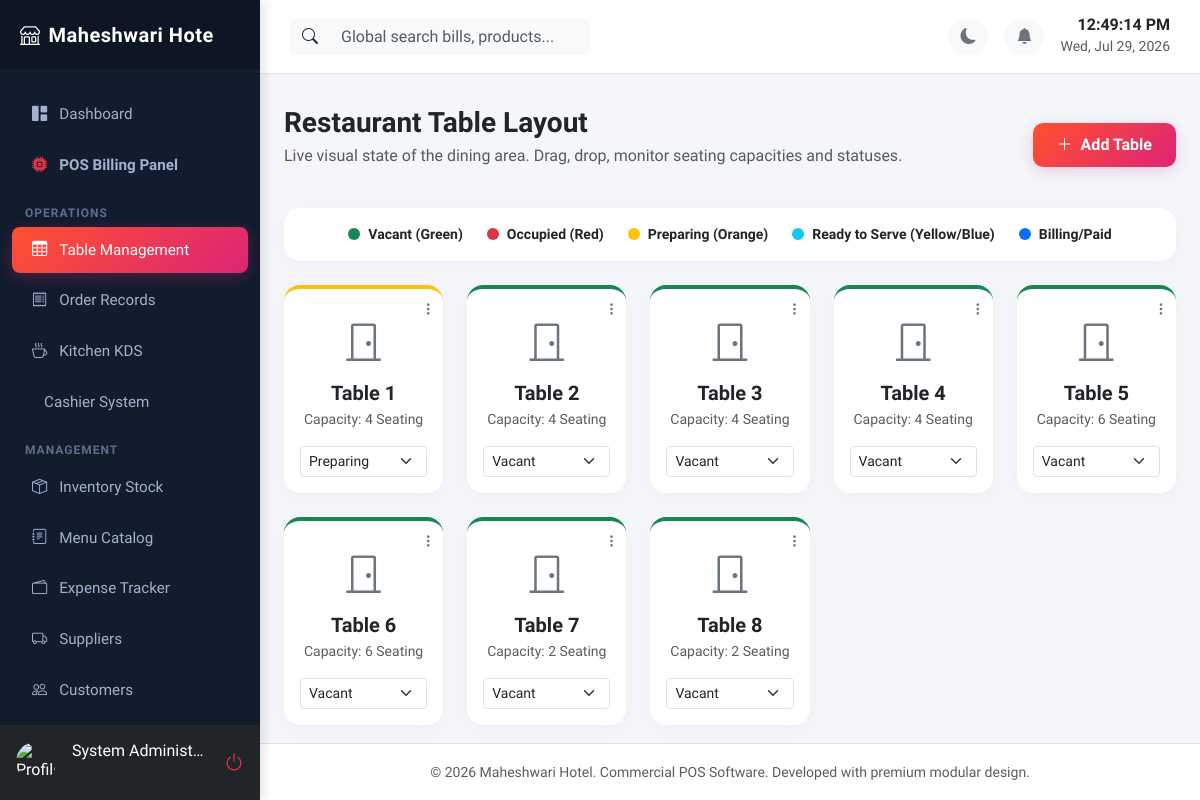
The app's page /tables (signed in) with its own data.
### app/models/__init__.py (models this page shows, shortened)
class RestaurantSetting(db.Model):
    __tablename__ = 'restaurant_settings'
    id = db.Column(db.Integer, primary_key=True)
    key = db.Column(db.String(100), unique=True, nullable=False)
    value = db.Column(db.Text, nullable=True)

class User(db.Model, UserMixin):
    __tablename__ = 'users'
    id = db.Column(db.Integer, primary_key=True)
    employee_id = db.Column(db.String(50), unique=True, nullable=False)
    username = db.Column(db.String(80), unique=True, nullable=False)
    password_hash = db.Column(db.String(200), nullable=False)
    name = db.Column(db.String(120), nullable=False)
    email = db.Column(db.String(120), unique=True, nullable=True)
    mobile = db.Column(db.String(15), nullable=True)
    role = db.Column(db.String(50), nullable=False, default='Cashier') # Admin, Manager, Cashier, Waiter, Kitchen, Store Manager
    permissions = db.Column(db.Text, nullable=True) # JSON stored as string for custom permission flags
    status = db.Column(db.String(20), default='Active') # Active, Disabled
    photo = db.Column(db.String(250), nullable=True)
    joining_date = db.Column(db.Date, nullable=True)
    shift = db.Column(db.String(50), nullable=True) # Day, Night, Evening
    fingerprint_enabled = db.Column(db.Boolean, default=False)
    credentials = db.relationship('WebAuthnCredential', backref='user', lazy=True, cascade='all, delete-orphan')
    attendances = db.relationship('Attendance', backref='user', lazy=True, cascade='all, delete-orphan')
    activity_logs = db.relationship('ActivityLog', backref='user', lazy=True)
    def has_permission(self, permission):
        if self.role == 'Admin':
            return True
        perms = self.get_permissions_list()
        return permission in perms

class RestaurantTable(db.Model):
    __tablename__ = 'restaurant_tables'
    id = db.Column(db.Integer, primary_key=True)
    table_number = db.Column(db.String(20), unique=True, nullable=False)
    capacity = db.Column(db.Integer, default=4)
    status = db.Column(db.String(20), default='Vacant') # Vacant, Occupied, Preparing, Ready, Billing, Paid
    orders = db.relationship('Order', backref='table_rel', lazy=True)

### app/routes/table.py (the view)
@table_bp.route('/tables')
@login_required
@permission_required('tables')
def layout():
    tables = RestaurantTable.query.all()
    form = RestaurantTableForm()
    return render_template('table/layout.html', tables=tables, form=form)

### app/forms/__init__.py
class RestaurantTableForm(FlaskForm):
    table_number = StringField('Table Number/Name', validators=[DataRequired(), Length(max=20)])
    capacity = IntegerField('Seating Capacity', default=4, validators=[DataRequired()])
    status = SelectField('Status', choices=[
        ('Vacant', 'Vacant (Green)'),
        ('Occupied', 'Occupied (Red)'),
        ('Preparing', 'Preparing (Orange)'),
        ('Ready', 'Ready (Yellow)'),
        ('Billing', 'Billing (Purple)'),
        ('Paid', 'Paid (Blue)')
    ], default='Vacant')
    submit = SubmitField('Save Table')

### app/utils/helpers.py (called while the page is built)
def get_setting(key, default=None):
    try:
        setting = RestaurantSetting.query.filter_by(key=key).first()
        if setting:
            return setting.value
        return default
    except Exception as e:
        print(f"Error fetching setting {key}: {e}")
        return default

### app/templates/table/layout.html (shortened to what this page needs)
{% extends "base.html" %}
{% block content %}
<div class="d-flex align-items-center justify-content-between mb-4">
    <div>
        <h3 class="fw-bold mb-1">Restaurant Table Layout</h3>
        <p class="text-muted">Live visual state of the dining area. Drag, drop, monitor seating capacities and statuses.</p>
    </div>
    <button class="btn btn-gradient" data-bs-toggle="modal" data-bs-target="#addTableModal"><i class="bi bi-plus-lg me-2"></i>Add Table</button>
</div>
<div class="card card-custom p-3 mb-4">
    <div class="d-flex flex-wrap gap-4 align-items-center justify-content-center">
        <div class="d-flex align-items-center gap-2">
            <span class="d-inline-block rounded-circle bg-success" style="width: 12px; height: 12px;"></span>
            <small class="fw-bold">Vacant (Green)</small>
        </div>
        <div class="d-flex align-items-center gap-2">
            <span class="d-inline-block rounded-circle bg-danger" style="width: 12px; height: 12px;"></span>
            <small class="fw-bold">Occupied (Red)</small>
        </div>
        <div class="d-flex align-items-center gap-2">
            <span class="d-inline-block rounded-circle bg-warning" style="width: 12px; height: 12px;"></span>
            <small class="fw-bold">Preparing (Orange)</small>
        </div>
        <div class="d-flex align-items-center gap-2">
            <span class="d-inline-block rounded-circle bg-info" style="width: 12px; height: 12px;"></span>
            <small class="fw-bold">Ready to Serve (Yellow/Blue)</small>
        </div>
        <div class="d-flex align-items-center gap-2">
            <span class="d-inline-block rounded-circle bg-primary" style="width: 12px; height: 12px;"></span>
            <small class="fw-bold">Billing/Paid</small>
        </div>
    </div>
</div>
<div class="row row-cols-2 row-cols-sm-3 row-cols-md-4 row-cols-xl-5 g-4">
    {% for table in tables %}
    <div class="col">
        <div class="card card-custom p-3 text-center h-100 position-relative border-top border-4
            {% if table.status == 'Vacant' %}border-success
            {% elif table.status == 'Occupied' %}border-danger
            {% elif table.status in ['Preparing', 'Ready'] %}border-warning
            {% else %}border-primary{% endif %}">
            <div class="position-absolute top-0 end-0 p-2">
                <div class="dropdown">
                    <button class="btn btn-link btn-sm text-secondary p-0 border-0" type="button" data-bs-toggle="dropdown"><i class="bi bi-three-dots-vertical"></i></button>
                </div>
            </div>
            <div class="fs-1 text-secondary my-2">
                <i class="bi bi-door-closed"></i>
            </div>
            <h5 class="fw-bold mb-1">{{ table.table_number }}</h5>
            <p class="text-muted small mb-3">Capacity: {{ table.capacity }} Seating</p>
            <select class="form-select form-select-sm" onchange="changeTableStatus({{ table.id }}, this.value)">
                <option value="Vacant" {% if table.status == 'Vacant' %}selected{% endif %}>Vacant</option>
                <option value="Preparing" {% if table.status == 'Preparing' %}selected{% endif %}>Preparing</option>
            </select>
        </div>
    </div>
    {% endfor %}
</div>
{% endblock %}

### app/templates/base.html (shortened to what this page needs)
<!DOCTYPE html>
<html lang="en" data-bs-theme="light">
<head>
    <link href="https://cdn.jsdelivr.net/npm/bootstrap@5.3.1/dist/css/bootstrap.min.css" rel="stylesheet">
    <link href="https://cdn.jsdelivr.net/npm/bootstrap-icons@1.10.5/font/bootstrap-icons.css" rel="stylesheet">
    <link href="https://cdn.jsdelivr.net/npm/sweetalert2@11.7.27/dist/sweetalert2.min.css" rel="stylesheet">
    <link href="https://cdn.datatables.net/1.13.6/css/dataTables.bootstrap5.min.css" rel="stylesheet">
</head>
<body>
    <div id="sidebar" class="d-flex flex-column">
        <div class="logo d-flex align-items-center justify-content-between">
            <span><i class="bi bi-shop me-2"></i>{{ restaurant_name[:15] }}</span>
        </div>
        <div class="flex-grow-1 mt-3">
            <a href="{{ url_for('dashboard.index') }}" class="nav-link {% if request.endpoint == 'dashboard.index' %}active{% endif %}">
                <i class="bi bi-grid-1x2-fill"></i> Dashboard
            </a>
            {% if current_user.has_permission('orders') %}
            <a href="{{ url_for('orders.pos_interface') }}" class="nav-link {% if request.endpoint == 'orders.pos_interface' %}active{% endif %}">
                <i class="bi bi-cpu-fill text-danger"></i> <b>POS Billing Panel</b>
            </a>
            {% endif %}
            <div class="nav-header">Operations</div>
            {% if current_user.has_permission('tables') %}
            <a href="{{ url_for('tables.layout') }}" class="nav-link {% if request.endpoint == 'tables.layout' %}active{% endif %}">
                <i class="bi bi-table"></i> Table Management
            </a>
            {% endif %}
            {% if current_user.has_permission('orders') %}
            <a href="{{ url_for('orders.list_orders') }}" class="nav-link {% if request.endpoint == 'orders.list_orders' %}active{% endif %}">
                <i class="bi bi-receipt"></i> Order Records
            </a>
            {% endif %}
            {% if current_user.has_permission('kitchen') %}
            <a href="{{ url_for('kitchen.display') }}" class="nav-link {% if request.endpoint == 'kitchen.display' %}active{% endif %}">
                <i class="bi bi-cup-hot"></i> Kitchen KDS
            </a>
            {% endif %}
            {% if current_user.has_permission('billing') %}
            <a href="{{ url_for('billing.index') }}" class="nav-link {% if request.endpoint == 'billing.index' %}active{% endif %}">
                 Cashier System
            </a>
            {% endif %}
            <div class="nav-header">Management</div>
            {% if current_user.has_permission('inventory') %}
            <a href="{{ url_for('inventory.index') }}" class="nav-link {% if 'inventory' in request.endpoint %}active{% endif %}">
                <i class="bi bi-box-seam"></i> Inventory Stock
            </a>
            {% endif %}
            {% if current_user.has_permission('menu') %}
            <a href="{{ url_for('menu.list_menu') }}" class="nav-link {% if 'menu' in request.endpoint %}active{% endif %}">
                <i class="bi bi-journal-text"></i> Menu Catalog
            </a>
            {% endif %}
            {% if current_user.has_permission('expenses') %}
            <a href="{{ url_for('expenses.list_expenses') }}" class="nav-link {% if 'expenses' in request.endpoint and 'suppliers' not in request.url %}active{% endif %}">
                <i class="bi bi-wallet2"></i> Expense Tracker
            </a>
            {% endif %}
            {% if current_user.has_permission('suppliers') %}
            <a href="{{ url_for('expenses.list_suppliers') }}" class="nav-link {% if 'suppliers' in request.endpoint %}active{% endif %}">
                <i class="bi bi-truck"></i> Suppliers
            </a>
            {% endif %}
            {% if current_user.has_permission('customers') %}
            <a href="{{ url_for('customers.index') }}" class="nav-link {% if 'customers' in request.endpoint %}active{% endif %}">
                <i class="bi bi-people"></i> Customers
            </a>
            {% endif %}
            {% if current_user.has_permission('attendance') %}
            <a href="{{ url_for('attendance.index') }}" class="nav-link {% if 'attendance' in request.endpoint %}active{% endif %}">
            </a>
            {% endif %}
        </div>
        <div class="p-3 bg-dark d-flex align-items-center gap-3">
            <img src="{{ url_for('static', filename=current_user.photo if current_user.photo else 'uploads/profiles/default.png') }}" onerror="this.src='https://cdn-icons-png.flaticon.com/512/3135/3135715.png'" class="rounded-circle" width="40" height="40" alt="Profile">
            <div class="overflow-hidden">
                <h6 class="mb-0 text-white text-truncate">{{ current_user.name }}</h6>
                <small class="text-muted text-uppercase" style="font-size: 0.75rem;">{{ current_user.role }}</small>
            </div>
            <a href="{{ url_for('auth.logout') }}" class="text-danger ms-auto fs-5" title="Logout"><i class="bi bi-power"></i></a>
        </div>
    </div>
    <div id="content">
        <nav class="navbar navbar-expand navbar-main align-items-center justify-content-between">
            <div class="d-flex align-items-center gap-3">
                <div class="position-relative d-none d-md-block" style="width: 300px;">
                    <div class="input-group">
                        <span class="input-group-text bg-light border-0"><i class="bi bi-search"></i></span>
                        <input type="text" class="form-control bg-light border-0" id="global-search-input" placeholder="Global search bills, products...">
                    </div>
                </div>
            </div>
            <div class="d-flex align-items-center gap-3">
                <button class="btn btn-light rounded-circle border-0 text-secondary" id="theme-toggle-btn"><i class="bi bi-moon-fill"></i></button>
                <div class="dropdown">
                    <button class="btn btn-light rounded-circle border-0 text-secondary position-relative" type="button" data-bs-toggle="dropdown" aria-expanded="false" id="notif-dropdown-btn">
                        <i class="bi bi-bell-fill"></i>
                    </button>
                </div>
                <div class="text-end d-none d-sm-block">
                    <h6 class="mb-0 fw-bold" id="live-time">00:00:00</h6>
                    <small class="text-muted" id="live-date">July 24, 2026</small>
                </div>
            </div>
        </nav>
        <div class="container-fluid px-4 py-3 flex-grow-1">
            {% block content %}{% endblock %}
        </div>
        <footer class="bg-white py-3 border-top mt-auto text-center text-muted">
            <small>&copy; 2026 {{ restaurant_name }}. Commercial POS Software. Developed with premium modular design.</small>
        </footer>
    </div>
</body>
</html>

### app/templates/base.html (style rules this page uses)
:root { --primary-gradient: linear-gradient(135deg, #FF512F 0%, #DD2476 100%); --sidebar-width: 260px; --sidebar-bg: #111c2d; --font-family: 'Plus Jakarta Sans', sans-serif; }
body { font-family: var(--font-family); background-color: #f4f6fa; overflow-x: hidden; transition: background-color 0.3s ease, color 0.3s ease; }
#sidebar { width: var(--sidebar-width); min-width: var(--sidebar-width); background: var(--sidebar-bg); color: #fff; height: 100vh; position: fixed; top: 0; left: 0; display: flex; flex-direction: column; z-index:1000; overflow:hidden; box-shadow:4px 0 10px rgba(0,0,0,0.1); }
#sidebar > .flex-grow-1 { overflow-y:auto; min-height:0; }
#sidebar .logo { padding: 20px; background: rgba(0,0,0,0.2); font-size: 1.25rem; font-weight: 800; letter-spacing: 0.5px; border-bottom: 1px solid rgba(255,255,255,0.05); }
#sidebar .nav-link { color: #a3b1cc; padding: 12px 20px; font-weight: 500; font-size: 0.95rem; border-radius: 8px; margin: 4px 12px; display: flex; align-items: center; gap: 12px; transition: all 0.2s; }
#sidebar .nav-link:hover, #sidebar .nav-link.active { color: #fff; background: rgba(255, 255, 255, 0.08); }
#sidebar .nav-link.active { background: var(--primary-gradient); box-shadow: 0 4px 15px rgba(221, 36, 118, 0.3); }
#sidebar .nav-header { font-size: 0.75rem; text-transform: uppercase; letter-spacing: 1px; color: #5d6d8c; font-weight: 700; margin: 15px 25px 5px 25px; }
#content { margin-left: var(--sidebar-width); width: calc(100% - var(--sidebar-width)); transition: all 0.3s ease; min-height: 100vh; display: flex; flex-direction: column; }
.navbar-main { background-color: #fff; border-bottom: 1px solid #e2e8f0; padding: 15px 30px; position: sticky; top: 0; z-index: 999; box-shadow: 0 2px 4px rgba(0,0,0,0.02); }
.card-custom { border: none; border-radius: 16px; box-shadow: 0 4px 20px rgba(0, 0, 0, 0.03); transition: transform 0.2s ease, box-shadow 0.2s ease; background-color: #fff; }
.btn-gradient { background: var(--primary-gradient); color: #fff; border: none; font-weight: 600; border-radius: 10px; padding: 10px 24px; box-shadow: 0 4px 15px rgba(221, 36, 118, 0.2); transition: all 0.2s; }

### records on screen
RestaurantSetting: value "Maheshwari Hote", value "Maheshwari Hotel"
User: name "System Administ…"
RestaurantTable: table_number "Table 1", capacity "4", status+id "Preparing"
RestaurantTable: table_number "Table 2", capacity "4", status+id "Vacant"
RestaurantTable: table_number "Table 3", capacity "4", status+id "Vacant"
RestaurantTable: table_number "Table 4", capacity "4", status+id "Vacant"
RestaurantTable: table_number "Table 5", capacity "6", status+id "Vacant"
RestaurantTable: table_number "Table 6", capacity "6", status+id "Vacant"
RestaurantTable: table_number "Table 7", capacity "2", status+id "Vacant"
RestaurantTable: table_number "Table 8", capacity "2", status+id "Vacant"
